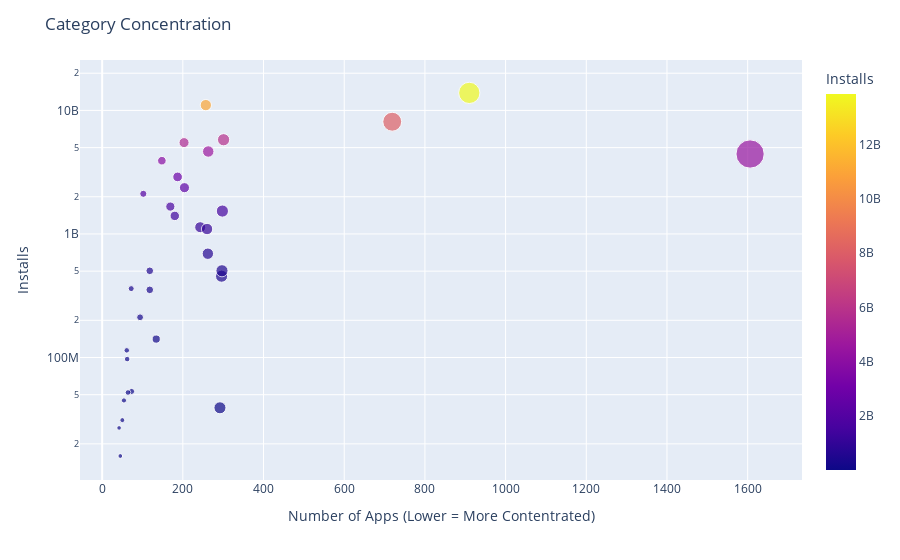

Notebook cell for this chart:
### Markdown cell above
### Category Concentration - Downloads vs. Competition

**Challenge**: 
* First, create a DataFrame that has the number of apps in one column and the number of installs in another:

<img src=https://imgur.com/uQRSlXi.png width="350">

* Then use the [plotly express examples from the documentation](https://plotly.com/python/line-and-scatter/) alongside the [.scatter() API reference](https://plotly.com/python-api-reference/generated/plotly.express.scatter.html)to create scatter plot that looks like this. 

<img src=https://imgur.com/cHsqh6a.png>

*Hint*: Use the size, hover_name and color parameters in .scatter(). To scale the yaxis, call .update_layout() and specify that the yaxis should be on a log-scale like so: yaxis=dict(type='log')

### Code cell
# Solution #1
df_category_contentration = df_apps_clean.groupby('Category').agg({'App': pd.Series.count, 'Installs': pd.Series.sum})
print(df_category_contentration.head())

fig = px.scatter(
    data_frame=df_category_contentration,
    x=df_category_contentration['App'],
    y=df_category_contentration['Installs'],
    color=df_category_contentration['Installs'],
    size=df_category_contentration['App'],
    hover_name=df_category_contentration['App'].index,
    labels={
        df_category_contentration['App'].name: 'Number of Apps (Lower = More Contentrated)',
        df_category_contentration['Installs'].name: 'Installs'
    }
)

fig.update_layout(
    title='Category Concentration',
    yaxis=dict(type='log'),
)

fig.show()

### Figure 1 — Plotly figure (JSON) as saved in the notebook; plotly's stock layout.template omitted (floating-point values rounded to 4 significant figures)
{"data": [{"hovertemplate": "<b>%{hovertext}</b><br><br>Number of Apps (Lower = More Contentrated)=%{marker.size}<br>Installs=%{marker.color}<extra></extra>", "hovertext": ["ART_AND_DESIGN", "AUTO_AND_VEHICLES", "BEAUTY", "BOOKS_AND_REFERENCE", "BUSINESS", "COMICS", "COMMUNICATION", "DATING", "EDUCATION", "ENTERTAINMENT", "EVENTS", "FAMILY", "FINANCE", "FOOD_AND_DRINK", "GAME", "HEALTH_AND_FITNESS", "HOUSE_AND_HOME", "LIBRARIES_AND_DEMO", "LIFESTYLE", "MAPS_AND_NAVIGATION", "MEDICAL", "NEWS_AND_MAGAZINES", "PARENTING", "PERSONALIZATION", "PHOTOGRAPHY", "PRODUCTIVITY", "SHOPPING", "SOCIAL", "SPORTS", "TOOLS", "TRAVEL_AND_LOCAL", "VIDEO_PLAYERS", "WEATHER"], "legendgroup": "", "marker": {"color": [114233100, 53129800, 26916200, 1665791655, 692018120, 44931100, 11039241530, 140912410, 352852000, 2113660000, 15949410, 4437554490, 455249400, 211677750, 13858762717, 1134006220, 97082000, 52083000, 503611120, 503267560, 39162676, 2369110650, 31116110, 1532352930, 4649143130, 5788070180, 1400331540, 5487841475, 1096431465, 8099724500, 2894859300, 3916897200, 361096500], "coloraxis": "coloraxis", "size": [61, 73, 42, 169, 262, 54, 257, 134, 118, 102, 45, 1606, 296, 94, 910, 243, 62, 64, 297, 118, 292, 204, 50, 298, 263, 301, 180, 203, 260, 719, 187, 148, 72], "sizemode": "area", "sizeref": 4.015, "symbol": "circle"}, "mode": "markers", "name": "", "orientation": "v", "showlegend": false, "type": "scatter", "x": [61, 73, 42, 169, 262, 54, 257, 134, 118, 102, 45, 1606, 296, 94, 910, 243, 62, 64, 297, 118, 292, 204, 50, 298, 263, 301, 180, 203, 260, 719, 187, 148, 72], "xaxis": "x", "y": [114233100, 53129800, 26916200, 1665791655, 692018120, 44931100, 11039241530, 140912410, 352852000, 2113660000, 15949410, 4437554490, 455249400, 211677750, 13858762717, 1134006220, 97082000, 52083000, 503611120, 503267560, 39162676, 2369110650, 31116110, 1532352930, 4649143130, 5788070180, 1400331540, 5487841475, 1096431465, 8099724500, 2894859300, 3916897200, 361096500], "yaxis": "y"}], "layout": {"coloraxis": {"colorbar": {"title": {"text": "Installs"}}, "colorscale": [[0, "#0d0887"], [0.1111, "#46039f"], [0.2222, "#7201a8"], [0.3333, "#9c179e"], [0.4444, "#bd3786"], [0.5556, "#d8576b"], [0.6667, "#ed7953"], [0.7778, "#fb9f3a"], [0.8889, "#fdca26"], [1, "#f0f921"]]}, "legend": {"itemsizing": "constant", "tracegroupgap": 0}, "margin": {"t": 60}, "title": {"text": "Category Concentration"}, "xaxis": {"anchor": "y", "domain": [0, 1], "title": {"text": "Number of Apps (Lower = More Contentrated)"}}, "yaxis": {"anchor": "x", "domain": [0, 1], "title": {"text": "Installs"}, "type": "log"}}}
